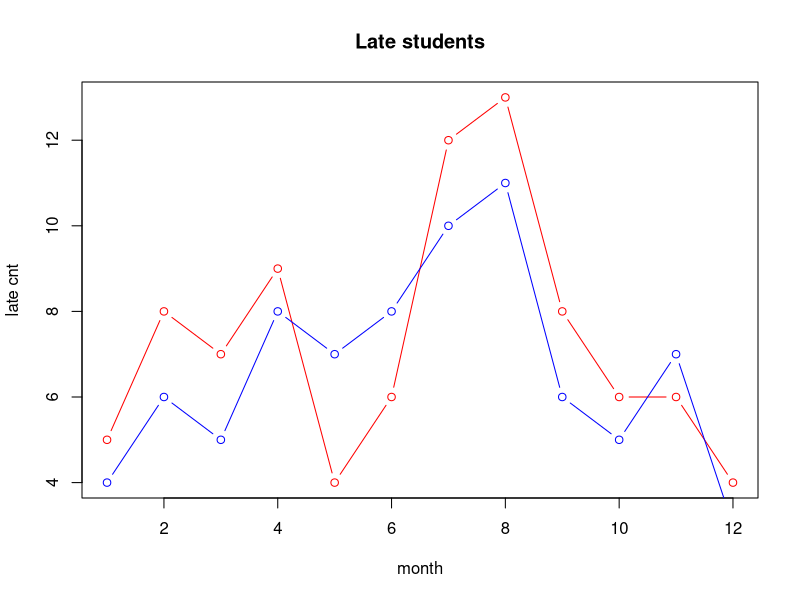
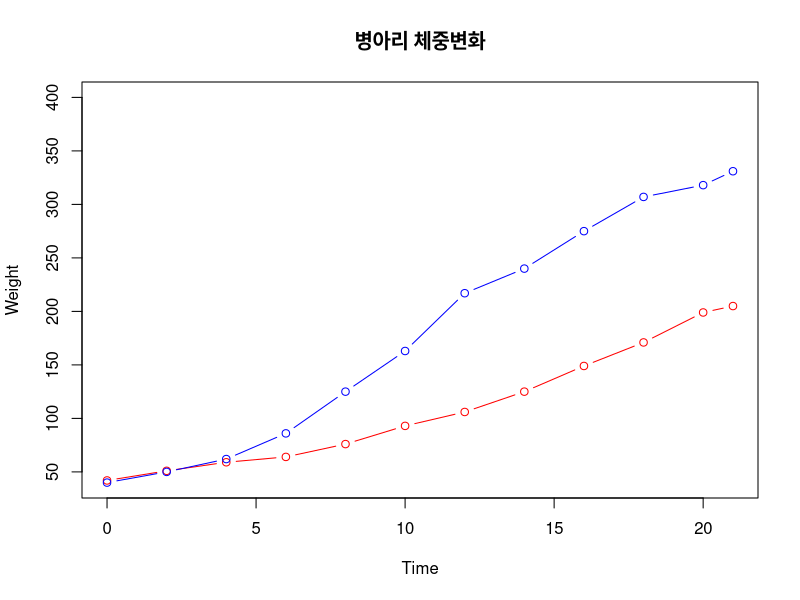

The R script that drew these images, in order:
month = 1:12
late1 = c(5,8,7,9,4,6,12,13,8,6,6,4)
late2 = c(4,6,5,8,7,8,10,11,6,5,7,3)
plot(month,
     late1,
     main='Late students',
     type='b',
     col='red',
     xlab='month',
     ylab='late cnt')

lines(month,
      late2,
      type='b',
      col='blue')
c1 = subset(ChickWeight, Chick==1)
c21 = subset(ChickWeight, Chick==21)

plot(c1$Time,
     c1$weight,
     main='병아리 체중변화',
     type='b',
     col='red',
     xlab='Time',
     ylab='Weight',
     ylim=c(40,400)
     )
lines(c21$Time,
      c21$weight,
      type='b',
      col='blue')
